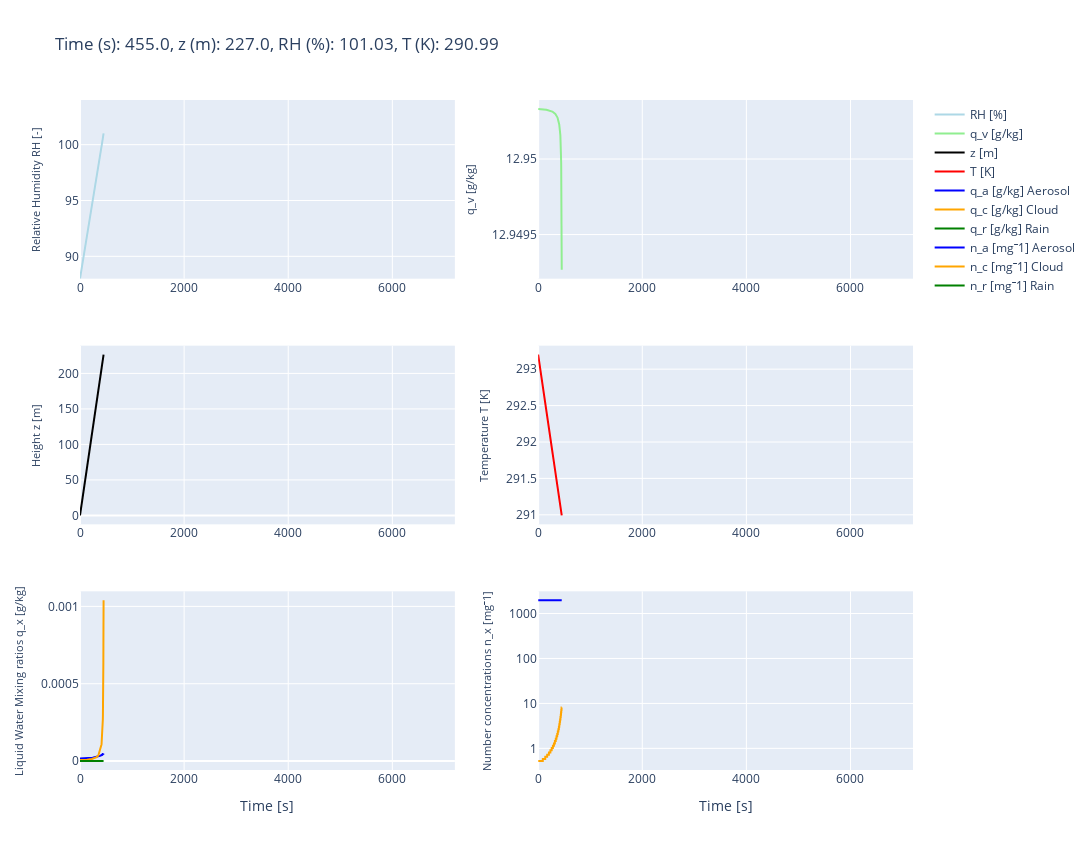

Notebook code cell kept with this figure:
### Code cell
# initialization of the model (in aero_init module)
mode_aero_init, n_particles, P_parcel, T_parcel, q_parcel, z_parcel, w_parcel, \
N_aero, mu_aero, sigma_aero, nt, dt, max_z, do_condensation, \
do_collision = model_init(dt_widget, nt_widget, Condensation_widget, Collision_widget, \
                                                n_particles_widget, T_widget, P_widget, RH_widget, \
                                                w_widget, max_z_widget, mode_aero_init_widget, gridwidget)

# time step routine (in model timestep_routine)
time_array, T_parcel_array, RH_parcel_array, q_parcel_array, z_parcel_array, \
qa_ts,qc_ts,qr_ts,na_ts,nc_ts,nr_ts, spectra_arr = timesteps_function(mode_aero_init, n_particles, P_parcel, T_parcel,q_parcel, z_parcel, w_parcel, N_aero, mu_aero,\
                                                                       sigma_aero, rho_aero, molecular_weight_aero, nt, dt, rm_spec, \
                                                                       ascending_mode_widget, mode_displaytype_widget, max_z, \
                                                                       do_condensation, do_collision)

### Figure 1 — Plotly figure (JSON) as saved in the notebook; plotly's stock layout.template omitted (floating-point values rounded to 4 significant figures; data arrays with more than 128 entries replaced by an {"elided": "..."} marker saying what was removed)
{"data": [{"line": {"color": "lightblue"}, "mode": "lines", "name": "RH [%]", "showlegend": true, "type": "scatter", "x": {"elided": "454 int values"}, "xaxis": "x", "y": {"elided": "7201 float values"}, "yaxis": "y"}, {"line": {"color": "lightgreen"}, "mode": "lines", "name": "q_v [g/kg]", "type": "scatter", "x": {"elided": "454 int values"}, "xaxis": "x2", "y": {"elided": "7201 float values"}, "yaxis": "y2"}, {"line": {"color": "black"}, "mode": "lines", "name": "z [m]", "type": "scatter", "x": {"elided": "454 int values"}, "xaxis": "x3", "y": {"elided": "7201 float values"}, "yaxis": "y3"}, {"line": {"color": "red"}, "mode": "lines", "name": "T [K]", "type": "scatter", "x": {"elided": "454 int values"}, "xaxis": "x4", "y": {"elided": "7201 float values"}, "yaxis": "y4"}, {"line": {"color": "blue"}, "mode": "lines", "name": "q_a [g/kg] Aerosol", "type": "scatter", "x": {"elided": "454 int values"}, "xaxis": "x5", "y": {"elided": "7201 float values"}, "yaxis": "y5"}, {"line": {"color": "orange"}, "mode": "lines", "name": "q_c [g/kg] Cloud", "type": "scatter", "x": {"elided": "454 int values"}, "xaxis": "x5", "y": {"elided": "7201 float values"}, "yaxis": "y5"}, {"line": {"color": "green"}, "mode": "lines", "name": "q_r [g/kg] Rain", "type": "scatter", "x": {"elided": "454 int values"}, "xaxis": "x5", "y": {"elided": "7201 int values"}, "yaxis": "y5"}, {"line": {"color": "blue"}, "mode": "lines", "name": "n_a [mg⁻1] Aerosol", "type": "scatter", "x": {"elided": "454 int values"}, "xaxis": "x6", "y": {"elided": "7201 float values"}, "yaxis": "y6"}, {"line": {"color": "orange"}, "mode": "lines", "name": "n_c [mg⁻1] Cloud", "type": "scatter", "x": {"elided": "454 int values"}, "xaxis": "x6", "y": {"elided": "7201 float values"}, "yaxis": "y6"}, {"line": {"color": "green"}, "mode": "lines", "name": "n_r [mg⁻1] Rain", "type": "scatter", "x": {"elided": "454 int values"}, "xaxis": "x6", "y": {"elided": "7201 int values"}, "yaxis": "y6"}], "layout": {"height": 850, "title": {"text": "Time (s): 455.0, z (m): 227.0, RH (%): 101.03, T (K): 290.99"}, "width": 1250, "xaxis": {"anchor": "y", "domain": [0, 0.45], "range": [0, 7201], "type": "linear"}, "xaxis2": {"anchor": "y2", "domain": [0.55, 1], "range": [0, 7201], "type": "linear"}, "xaxis3": {"anchor": "y3", "domain": [0, 0.45], "range": [0, 7201], "type": "linear"}, "xaxis4": {"anchor": "y4", "domain": [0.55, 1], "range": [0, 7201], "type": "linear"}, "xaxis5": {"anchor": "y5", "domain": [0, 0.45], "range": [0, 7201], "title": {"text": "Time [s]"}, "type": "linear"}, "xaxis6": {"anchor": "y6", "domain": [0.55, 1], "range": [0, 7201], "title": {"text": "Time [s]"}, "type": "linear"}, "yaxis": {"anchor": "x", "domain": [0.7333, 1], "range": [88.0, 104], "title": {"font": {"size": 11}, "text": "Relative Humidity RH [-]"}, "type": "linear"}, "yaxis2": {"anchor": "x2", "autorange": true, "domain": [0.7333, 1], "range": [12.95, 12.95], "title": {"font": {"size": 11}, "text": "q_v [g/kg]"}, "type": "linear"}, "yaxis3": {"anchor": "x3", "autorange": true, "domain": [0.3667, 0.6333], "range": [-12.58, 239.1], "title": {"font": {"size": 11}, "text": "Height z [m]"}, "type": "linear"}, "yaxis4": {"anchor": "x4", "autorange": true, "domain": [0.3667, 0.6333], "range": [290.9, 293.3], "title": {"font": {"size": 11}, "text": "Temperature T [K]"}, "type": "linear"}, "yaxis5": {"anchor": "x5", "autorange": true, "domain": [0, 0.2667], "range": [-5.775e-05, 0.001097], "title": {"font": {"size": 11}, "text": "Liquid Water Mixing ratios q_x [g/kg]"}, "type": "linear"}, "yaxis6": {"anchor": "x6", "autorange": true, "domain": [0, 0.2667], "range": [-0.481, 3.493], "title": {"font": {"size": 11}, "text": "Number concentrations n_x [mg⁻1]"}, "type": "log"}}}
